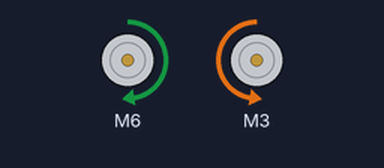
The sketch below on a simulated Arduino Uno, built with avr-gcc and run on an emulated ATmega328P. On the bench: 2 × DC motor (green arrow = forward, orange = backward, longer = faster).

Above: at 0.5 s.
At 1.5 s:
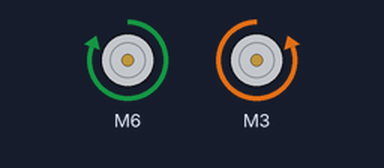
At 3.5 s:
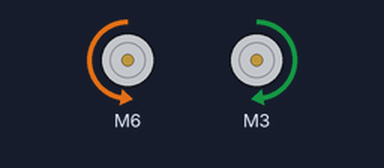
At 5.5 s:
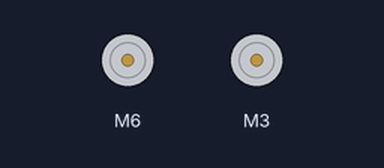
Timing chart, 0 to 7.8 s (numbered marks = the images above):
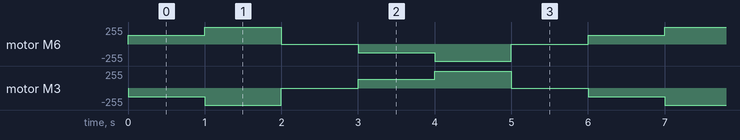

The sketch:

MDD3ATEST.ino
```cpp
/*******************************************************************************
 * This example shows how to drive 2 motors using 4 PWM pins (2 for each motor)
 * with 2-channel motor driver.
 * CONNECTIONS:r
 * M1A - D6 - White
 * M1B - D9 - Green
 * M2A - D5 - Red
 * M2B - D3 - Yellow
 * GND - GND - Black
 *******************************************************************************/

 #include "CytronMotorDriver.h"


// Configure the motor driver.
CytronMD motor1(PWM_PWM, 6, 9);  //RIGHT SIDE MOTOR - PIN D6 = M1A - WHITE || PIN D9 = M1B - GREEN
CytronMD motor2(PWM_PWM, 3, 5);  //LEFT  SIDE MOTOR - PIN D3 = M2B - YELLOW || PIN D5 = M2A - RED

void setup() {
}

void loop() {
  motor1.setSpeed(128);   // Motor 1 runs forward at 50% speed.
  motor2.setSpeed(-128);  // Motor 2 runs backward at 50% speed.
  delay(1000);

  motor1.setSpeed(255);   // Motor 1 runs forward at full speed.
  motor2.setSpeed(-255);  // Motor 2 runs backward at full speed.
  delay(1000);

  motor1.setSpeed(0);     // Motor 1 stops.
  motor2.setSpeed(0);     // Motor 2 stops.
  delay(1000);

  motor1.setSpeed(-128);  // Motor 1 runs backward at 50% speed.
  motor2.setSpeed(128);   // Motor 2 runs forward at 50% speed.
  delay(1000);

  motor1.setSpeed(-255);  // Motor 1 runs backward at full speed.
  motor2.setSpeed(255);   // Motor 2 runs forward at full speed.
  delay(1000);

  motor1.setSpeed(0);     // Motor 1 stops.
  motor2.setSpeed(0);     // Motor 2 stops.
  delay(1000);
}
```

Measured:
- by itself, motor M6: repeats every 6.0 s: forward 255/255 1.0 s, stopped 1.0 s, backward 128/255 1.0 s, backward 255/255 1.0 s, stopped 1.0 s, forward 128/255 1.0 s
- by itself, motor M3: repeats every 6.0 s: backward 255/255 1.0 s, stopped 1.0 s, forward 128/255 1.0 s, forward 255/255 1.0 s, stopped 1.0 s, backward 128/255 1.0 s
